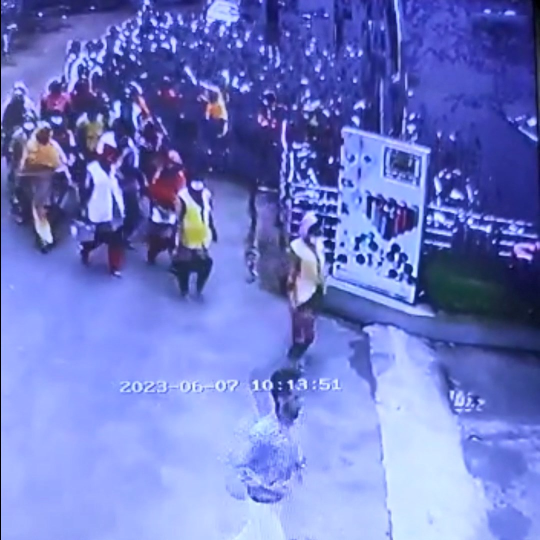
#> input picture coordinates/drill.jpg, 1080 x 1080 px (shown at 1/2 size)
$ python coordinates.py
#> lines starting #> are read from the running program, lines starting #| are printed output that depends on the picture
# import the required library
import cv2


# define a function to display the coordinates of

# of the points clicked on the image
def click_event(event, x, y, flags, params):
    if event == cv2.EVENT_LBUTTONDOWN:
        print(f'({x},{y})')

        # put coordinates as text on the image
        cv2.putText(img, f'({x},{y})', (x, y),
                    cv2.FONT_HERSHEY_SIMPLEX, 1, (0, 0, 255), 2)

        # draw point on the image
        cv2.circle(img, (x, y), 3, (0, 255, 255), -1)


# read the input image
img = cv2.imread('drill.jpg')
#> img is the input picture: shape (1080, 1080, 3); mean B, G, R 199, 120.9, 110.7

# create a window
cv2.namedWindow('Point Coordinates')

# bind the callback function to window
cv2.setMouseCallback('Point Coordinates', click_event)

# display the image
while True:
    # cv2.imshow('Point Coordinates', img)
    cv2.imshow('Point Coordinates', cv2.resize(img, (0, 0), fx=0.5, fy=0.5))
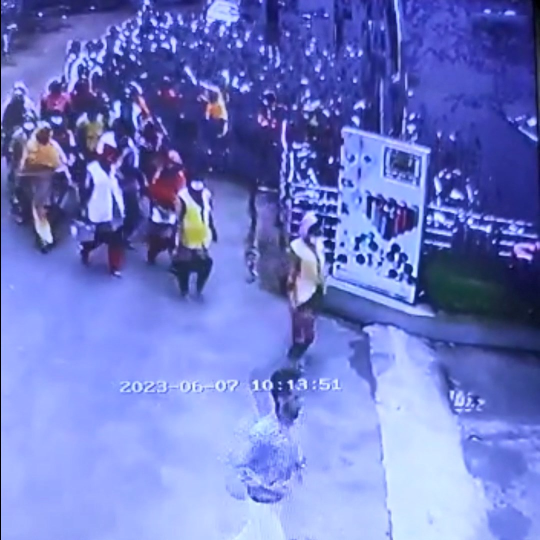
#> window 'Point Coordinates': shape (540, 540, 3); mean B, G, R 199.2, 121, 110.8
    k = cv2.waitKey(1) & 0xFF
#> (key Esc is pressed here)
    if k == 27:
        break
cv2.destroyAllWindows()
